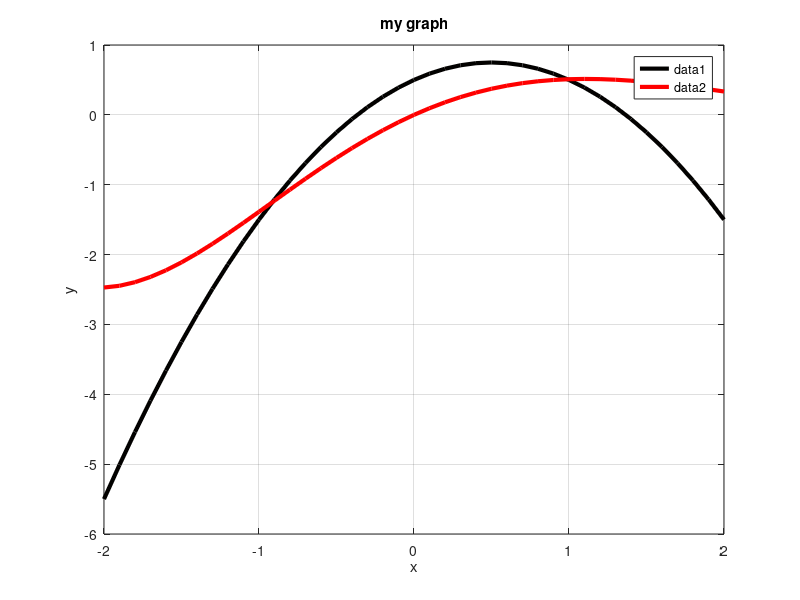

Write the MATLAB code that produced this figure.
%Урок 4. Графики
x = -2:0.1:2;
y1 = x.*(1-x) + 0.5;
y2 = exp(-0.5*x).*sin(x);
#plot(x, y1, x, y2)
plot(x,y1, 'LineWidth', 3, 'Color', [13/2023 4/2023 3/2023])
hold on
plot(x,y2, 'LineWidth', 3, 'Color', [1 0 0])
hold off
%обязательно писать hold off%
grid on

xlabel('x')
ylabel('y')
title('my graph')
legend
